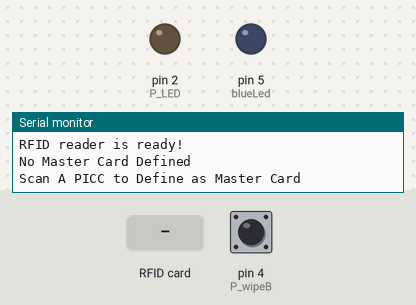
This sketch was run on a simulated Arduino Uno, built with avr-gcc and run on an emulated ATmega328P. On the bench: output pins drawn as LEDs (lit = HIGH), the last lines printed to the serial monitor. The test bench sets the inputs (shaded band); at power-on: pin 4 (P_wipeB) HIGH. EEPROM starts erased; pins used as bus, display or sensor lines are not drawn.

Above: at 1.2 s.
1.3 s: RFID card A6 A1 A0 BB held to the reader
At 1.4 s:
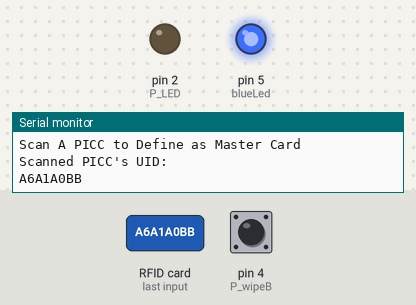
3.0 s: RFID card F0 8D 0F 7C held to the reader
4.5 s: RFID card 5E 7A 19 C4 held to the reader
Timing chart, 0 to 7.5 s (numbered marks = the images above; inputs shaded):
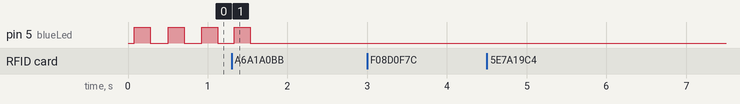

The sketch:

axueRFID20181103.ino
```cpp
/*
Date 2017-09-05 V0.00
	2018-11-03 v0.01

Arduino UNO
MRC522 RFID chip
程式設計：李進衛

2018-11-03 新增EEPROM 的處理
2018-11-03 新增加EEPROM 清除程式
2018-11-03 新增加MFRC522 天線增益設定


*/
  /*
  *****************************************************************************************************************************
  設定讀卡機的天線增益
  	// MFRC522 RxGain[2:0] masks, defines the receiver's signal voltage gain factor (on the PCD).
	// Described in 9.3.3.6 / table 98 of the datasheet at http://www.nxp.com/documents/data_sheet/MFRC522.pdf
	enum PCD_RxGain : byte {
		RxGain_18dB				= 0x00 << 4,	// 000b - 18 dB, minimum
		RxGain_23dB				= 0x01 << 4,	// 001b - 23 dB
		RxGain_18dB_2			= 0x02 << 4,	// 010b - 18 dB, it seems 010b is a duplicate for 000b
		RxGain_23dB_2			= 0x03 << 4,	// 011b - 23 dB, it seems 011b is a duplicate for 001b
		RxGain_33dB				= 0x04 << 4,	// 100b - 33 dB, average, and typical default
		RxGain_38dB				= 0x05 << 4,	// 101b - 38 dB
		RxGain_43dB				= 0x06 << 4,	// 110b - 43 dB
		RxGain_48dB				= 0x07 << 4,	// 111b - 48 dB, maximum
		RxGain_min				= 0x00 << 4,	// 000b - 18 dB, minimum, convenience for RxGain_18dB
		RxGain_avg				= 0x04 << 4,	// 100b - 33 dB, average, convenience for RxGain_33dB
		RxGain_max				= 0x07 << 4		// 111b - 48 dB, maximum, convenience for RxGain_48dB
  *****************************************************************************************************************************
  mfrc522.PCD_SetAntennaGain


  */


  //mfrc522.PCD_SetAntennaGain(mfrc522.RxGain_max);
#include <EEPROM.h>     // 我們將從/向EEPROM讀取和寫入PICC的UID We are going to read and write PICC's UIDs from/to EEPROM
#include <SPI.h>
#include <MFRC522.h>     // 引用程式庫

#define redLed 7		// Set Led Pins
#define greenLed 6
#define blueLed 5
#define RST_PIN      9  // 讀卡機的重置腳位
#define SS_PIN       10  // 晶片選擇腳位
#define P_LED			2
#define	P_wipeB		4
#define	P_relay		5
#define	LED_ON	1
#define	LED_OFF	0
bool lockerSwitch = 0;  //false;  // 伺服馬達的狀態
//*********************************************************************************************************************************
boolean match = false;          // initialize card match to false
boolean programMode = false;	// initialize programming mode to false
boolean replaceMaster = false;

int successRead;		// 如果我們從Reader讀取成功，則保留變數整數 Variable integer to keep if we have Successful Read from Reader

byte storedCard[4];		// 存儲從EEPROM讀取的ID Stores an ID read from EEPROM
byte readCard[4];		// 存儲從RFID模塊讀取的掃描ID Stores scanned ID read from RFID Module
byte masterCard[4];		// 存儲從EEPROM讀取的主卡ID Stores master card's ID read from EEPROM
byte oldCard[4];		//舊的卡號
//**********************************************************************************************************************************


//Servo servo;    // 宣告伺服馬達物件

struct RFIDTag {   // 定義結構
   byte uid[4];
   char *name;
};

struct RFIDTag tags[] = {  // 初始化結構資料，請自行修改RFID識別碼。
  {{0xA6,0xA1,0xA0,0xBB}, "Huang 1"},
  {{0xF0,0x8D,0x0F,0x7C}, "Huang 2"},
  {{21,8,10,83}, "Espruino"}
};

byte totalTags = sizeof(tags) / sizeof(RFIDTag);  // 計算結構資料筆數，結果為3。

MFRC522 mfrc522(SS_PIN, RST_PIN);  // 建立MFRC522物件

// 開鎖或關鎖
void locker(bool toggle) {
  if (toggle) {
	  digitalWrite(P_LED,HIGH);
   Serial.println("open the door !!");
 //     servo.write(90);  // 開鎖
  } else {
 //     servo.write(0);   // 關鎖
   Serial.println("Close the door !!");
	  digitalWrite(P_LED,LOW);
  }
//  delay(15);    // 等伺服馬達轉到定位
}

void setup() {
	//******************************
	//*** 設定IO PORT
	//******************************
	pinMode(P_LED,OUTPUT);
	pinMode(P_wipeB,INPUT_PULLUP);	//This is a  IO PORT setting for PULL HIGH
	pinMode(P_relay,OUTPUT);
	//*******************************
  Serial.begin(115200);		//設定串列鮑率
  Serial.println();
  Serial.print("size of RFIDTag:");
  Serial.println(sizeof(RFIDTag));
  Serial.print("size of tag:");
  Serial.println(sizeof(tags));
  Serial.println("RFID reader is ready!");

  SPI.begin();
  mfrc522.PCD_Init();       // 初始化MFRC522讀卡機模組
  mfrc522.PCD_SetAntennaGain(mfrc522.RxGain_38dB);	//設定MFRC522天線增益
  EEPROM_init(); //EEPROM 是否需要全部清除檢查
    if (digitalRead(P_wipeB) == LOW)
    {  // when button pressed pin should get low, button connected to ground
        Check_EEPROM();
    }
	Set_Mast_Card();	// 2018-11-04  李進衛建立
}


//****************************************
//***** 設定主卡
//***** 2018-11-04
//***** 李進衛建立
//****************************************

void	Set_Mast_Card(void)
{
  if (EEPROM.read(1) != 143) {
    Serial.println(F("No Master Card Defined"));
    Serial.println(F("Scan A PICC to Define as Master Card"));
	// 等待卡片設定
    do {
      successRead = getID();            // sets successRead to 1 when we get read from reader otherwise 0當讀取讀取器時，將successRead設置為1，否則為0
      digitalWrite(blueLed, LED_ON);    // Visualize Master Card need to be defined需要定義可視化主卡
      delay(200);
      digitalWrite(blueLed, LED_OFF);
      delay(200);
    } while (!successRead);                  // Program will not go further while you not get a successful read如果您沒有成功讀取，程序將不會更進一步

    for ( int j = 0; j < 4; j++ ) {        // Loop 4 times
      EEPROM.write( 2 + j, readCard[j] );  // Write scanned PICC's UID to EEPROM, start from address 3 將掃描的PICC UID寫入EEPROM，從地址3開始
    }
    EEPROM.write(1, 143);                  // Write to EEPROM we defined Master Card.寫入EEPROM我們定義了Master Card
    Serial.println(F("Master Card Defined")); // 主卡定義
  }
  Serial.println(F("-------------------"));
  Serial.println(F("Master Card's UID"));
  for ( int i = 0; i < 4; i++ ) {          // 從EEPROM讀取Master Card的UID  Read Master Card's UID from EEPROM
    masterCard[i] = EEPROM.read(2 + i);    // 寫到masterCard   Write it to masterCard
    Serial.print(masterCard[i], HEX);
  }
  Serial.println("");
  Serial.println(F("-------------------"));
  Serial.println(F("Everything Ready"));
  Serial.println(F("Waiting PICCs to be scanned"));


}

//**********************************************
//***** 檢查EEPROM 記憶體內容
//***** 2018-11-04
//***** 李進衛
//**********************************************

void  Check_EEPROM(void)
{
          for (int x = 0; x < EEPROM.length(); x = x + 1) {    //Loop end of EEPROM address
            int xy;
           xy = EEPROM.read(x);
          Serial.print(xy,HEX);

          }


  }

//**********************************************
//***** 初始化EEPROM 記憶體內容
//***** 按住wipe按鍵-->開機-->按住15sec-->清除所有EEPROM爲‘0’
//***** 如果15sec內放開此按鍵，就取消清除所有的EEPROM記憶體功能
//***** 2018-11-04
//***** 李進衛
//**********************************************

  void	EEPROM_init(void)
{
  //Wipe Code if Button Pressed while setup run (powered on) it wipes EEPROM
  //如果在設置運行（打開電源）時按下按鈕，則擦除代碼擦除EEPROM
  if (digitalRead(P_wipeB) == LOW) {	// when button pressed pin should get low, button connected to ground
    digitalWrite(P_LED, LED_ON);	// Red Led stays on to inform user we are going to wipe
    Serial.println(F("Wipe Button Pressed"));
    Serial.println(F("You have 15 seconds to Cancel"));
    Serial.println(F("This will be remove all records and cannot be undone"));
	for(int tim = 0; tim <100; tim++){
		Serial.print(".");
		delay(150);
		if (digitalRead(P_wipeB) == HIGH)	//按鍵放開？
    {
      Serial.println(" ");
      Serial.println("Break timer counter...");
        break;
      }
	}                      // Give user enough time to cancel operation
    delay(20);
    if (digitalRead(P_wipeB) == LOW) {    // If button still be pressed, wipe EEPROM
      Serial.println(F("Starting Wiping EEPROM"));
      for (int x = 0; x < EEPROM.length(); x = x + 1) {    //Loop end of EEPROM address
				Clear_All_EEPROM();

		}
		digitalWrite(P_LED, LED_OFF);	// EEPROM all erase OK

	}

}
}

//*****************************************************
//***** 清除所有的EEPROM 記憶體爲0
//*****************************************************
void	Clear_All_EEPROM(void)
{
	      for (int x = 0; x < EEPROM.length(); x = x + 1)
		  {    //Loop end of EEPROM address
				EEPROM.update(x, 0);

          }

}

///////////////////////////////////////// Get PICC's UID ///////////////////////////////////
int getID() {
  // Getting ready for Reading PICCs
  if ( ! mfrc522.PICC_IsNewCardPresent()) { //If a new PICC placed to RFID reader continue
    return 0;
  }
  if ( ! mfrc522.PICC_ReadCardSerial()) {   //Since a PICC placed get Serial and continue
    return 0;
  }
  // There are Mifare PICCs which have 4 byte or 7 byte UID care if you use 7 byte PICC
  // I think we should assume every PICC as they have 4 byte UID
  // Until we support 7 byte PICCs
  Serial.println(F("Scanned PICC's UID:"));
  for (int i = 0; i < 4; i++) {  //
    readCard[i] = mfrc522.uid.uidByte[i];
    Serial.print(readCard[i], HEX);
  }
  Serial.println("");
  mfrc522.PICC_HaltA(); // Stop reading
  return 1;
}

void ShowReaderDetails() {
  // Get the MFRC522 software version
  byte v = mfrc522.PCD_ReadRegister(mfrc522.VersionReg);
  Serial.print(F("MFRC522 Software Version: 0x"));
  Serial.print(v, HEX);
  if (v == 0x91)
    Serial.print(F(" = v1.0"));
  else if (v == 0x92)
    Serial.print(F(" = v2.0"));
  else
    Serial.print(F(" (unknown),probably a chinese clone?"));
  Serial.println("");
  // When 0x00 or 0xFF is returned, communication probably failed
  if ((v == 0x00) || (v == 0xFF)) {
    Serial.println(F("WARNING: Communication failure, is the MFRC522 properly connected?"));
    Serial.println(F("SYSTEM HALTED: Check connections."));
    while (true); // do not go further
  }
}


//////////////////////////////////////// Read an ID from EEPROM //////////////////////////////
void readID( int number ) {
  int start = (number * 4 ) + 2; 		//弄清楚起始位置 Figure out starting position
  for ( int i = 0; i < 4; i++ ) { 		// 循環4次以獲得4個位元組 Loop 4 times to get the 4 Bytes
    storedCard[i] = EEPROM.read(start + i); 	// 將從EEPROM讀取的值分配給陣列 Assign values read from EEPROM to array
  }
}

///////////////////////////////////////// Add ID to EEPROM   ///////////////////////////////////
void writeID( byte a[] ) {
  if ( !findID( a ) ) { 		// 在我們寫入EEPROM之前，請檢查我們之前是否看過這張卡！ Before we write to the EEPROM, check to see if we have seen this card before!
    int num = EEPROM.read(0); 		// 獲取已用空間的數量，位置0存儲ID卡的數量 Get the numer of used spaces, position 0 stores the number of ID cards
    int start = ( num * 4 ) + 6; 	// 找出下一程式所佔的位置開始的地方 Figure out where the next slot starts
    num++; 								// 將計數器增加一個 Increment the counter by one
    EEPROM.write( 0, num ); 		// 將新計數寫入計數器 Write the new count to the counter
    for ( int j = 0; j < 4; j++ ) { 	// 循環4次 Loop 4 times
      EEPROM.write( start + j, a[j] ); 	// 將陣列值寫入正確位置的EEPROM Write the array values to EEPROM in the right position
    }
//    successWrite();		//LED燈號表示
    Serial.println(F("Succesfully added ID record to EEPROM"));
  }
  else {
//    failedWrite();
    Serial.println(F("Failed! There is something wrong with ID or bad EEPROM"));
  }
}

///////////////////////////////////////// Remove ID from EEPROM 從EEPROM中刪除ID   ///////////////////////////////////
void deleteID( byte a[] ) {
  if ( !findID( a ) ) { 		// 在我們從EEPROM中刪除之前，檢查一下我們是否有這張卡！ Before we delete from the EEPROM, check to see if we have this card!
//    failedWrite(); 			// If not 如果沒有
    Serial.println(F("Failed! There is something wrong with ID or bad EEPROM"));
  }
  else {
    int num = EEPROM.read(0); 	//獲取已用空間的數量，位置0存儲ID卡的數量  Get the numer of used spaces, position 0 stores the number of ID cards
    int slot; 			//找出卡在記憶體中的位置號碼 Figure out the slot number of the card
    int start;			// = ( num * 4 ) + 6; //找出下一個開始的地方  Figure out where the next slot starts
    int looping; 		// The number of times the loop repeats
    int j;
    int count = EEPROM.read(0); // Read the first Byte of EEPROM that stores number of cards 讀取存儲卡的數量在EEPROM第一個位元
    slot = findIDSLOT( a ); 	// Figure out the slot number of the card to delete 找出要刪除的卡的位置號碼
    start = (slot * 4) + 2;
    looping = ((num - slot) * 4);
    num--; 			// Decrement the counter by one
    EEPROM.write( 0, num ); 	// Write the new count to the counter
    for ( j = 0; j < looping; j++ ) { 				// Loop the card shift times
      EEPROM.write( start + j, EEPROM.read(start + 4 + j)); 	// Shift the array values to 4 places earlier in the EEPROM
    }
    for ( int k = 0; k < 4; k++ ) { 				// Shifting loop
      EEPROM.write( start + j + k, 0);
    }
//    successDelete();
    Serial.println(F("Succesfully removed ID record from EEPROM"));
  }
}

///////////////////////////////////////// Check Bytes   ///////////////////////////////////
boolean checkTwo ( byte a[], byte b[] ) {
  if ( a[0] != NULL ) 			// Make sure there is something in the array first確保首先在數組中有一些東西
    match = true; 			// Assume they match at first假設它們首先匹配
  for ( int k = 0; k < 4; k++ ) { 	// Loop 4 times循環4次
    if ( a[k] != b[k] ) 		// IF a != b then set match = false, one fails, all fail如果a！= b然後設置match = false，一個失敗，全部失敗
      match = false;
  }
  if ( match ) { 			// Check to see if if match is still true檢查是否匹配仍然是真的
    return true; 			// Return true
  }
  else  {
    return false; 			// Return false
  }
}

///////////////////////////////////////// Find Slot   ///////////////////////////////////
int findIDSLOT( byte find[] ) {
  int count = EEPROM.read(0); 			// Read the first Byte of EEPROM that
  for ( int i = 1; i <= count; i++ ) { 		// Loop once for each EEPROM entry
    readID(i); 								// Read an ID from EEPROM, it is stored in storedCard[4]
    if ( checkTwo( find, storedCard ) ) { 	// Check to see if the storedCard read from EEPROM
      // is the same as the find[] ID card passed
      return i; 				// The slot number of the card
      break; 					// Stop looking we found it
    }
  }
}

///////////////////////////////////////// Find ID From EEPROM   ///////////////////////////////////
boolean findID( byte find[] ) {
  int count = EEPROM.read(0);			// Read the first Byte of EEPROM that
  for ( int i = 1; i <= count; i++ ) {  	// Loop once for each EEPROM entry
    readID(i); 					// Read an ID from EEPROM, it is stored in storedCard[4]
    if ( checkTwo( find, storedCard ) ) {  	// Check to see if the storedCard read from EEPROM
      return true;
      break; 	// Stop looking we found it
    }
    else {  	// If not, return false
    }
  }
  return false;
}

////////////////////// Check readCard IF is masterCard   ///////////////////////////////////
// Check to see if the ID passed is the master programing card
// 查看是否通過ID是主編程卡
boolean isMaster( byte test[] ) {
  if ( checkTwo( test, masterCard ) )
    return true;
  else
    return false;
}


void loop() {


	getID();
//	delay(500);
}
/*

//    if (mfrc522.PICC_IsNewCardPresent())
//    {
//      Serial.println("card!!");
//    }
    if (mfrc522.PICC_ReadCardSerial())
    {
      Serial.println("Read card");
    }
//    while(1);
    // 確認是否有新卡片
    if (mfrc522.PICC_IsNewCardPresent() && mfrc522.PICC_ReadCardSerial() ) {
      byte *id = mfrc522.uid.uidByte;   // 取得卡片的UID
      byte idSize = mfrc522.uid.size;   // 取得UID的長度
      bool foundTag = false;    // 是否找到紀錄中的標籤，預設為「否」。

      for (byte i=0; i<totalTags; i++) {
        if (memcmp(tags[i].uid, id, idSize) == 0) {  // 比對陣列資料值
          Serial.println(tags[i].name);  // 顯示標籤的名稱
          foundTag = true;  // 設定成「找到標籤了！」
        digitalWrite(P_LED,HIGH);

//          lockerSwitch = 1;  //!lockerSwitch;  // 切換鎖的狀態
//          locker(lockerSwitch);          // 開鎖或關鎖
          break;  // 退出for迴圈
        }
      }
      //************************************
      // 沒有找到的卡片 處理
      //************************************
      if (!foundTag) {  									// 若掃描到紀錄之外的標籤，則顯示"Wrong card!"。
							Serial.println("Wrong card!");
//            digitalWrite(P_LED,LOW);
			      digitalWrite(P_LED,HIGH);
				  delay(100);
			      digitalWrite(P_LED,LOW);
				  delay(100);
					}

//					    mfrc522.PICC_HaltA();  // 讓卡片進入停止模式
    } else {
      //********************************
      //卡片已經離開或者沒有卡片的處理
      //********************************
      mfrc522.PICC_HaltA();  // 讓卡片進入停止模式
          Serial.println("no date");
			      digitalWrite(P_LED,HIGH);
				  delay(50);
			      digitalWrite(P_LED,LOW);
				  delay(50);

//		        lockerSwitch = 0;
	}


} */
```

Measured:
- after the input at 1.3 s, pin 5 (blueLed): goes on until 1.5 s, then stays LOW
